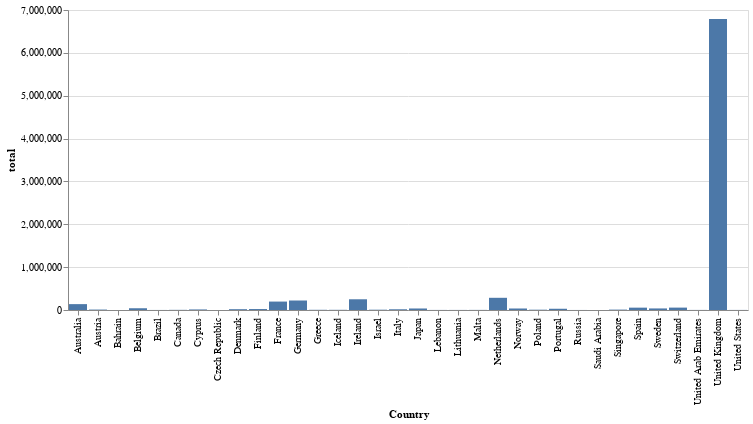

The notebook cell saved with this chart:
### Markdown cell above
## Funciones específicas

La función `st.write` es mágica, en el sentido de que renderiza lo que sea que le pasemos (texto, dataframes, e incluso plots como podemos ver a continuación!

### Code cell
import altair as alt

df_plot = (
    df
    .assign(
        total=lambda df: df.Quantity * df.UnitPrice
    )
    .groupby("Country")
    .agg({
        "total": "sum"
    })
    .reset_index()
)

alt.Chart(df_plot).mark_bar().encode(x="Country", y="total")

### Figure 1 — Vega-Lite specification as saved in the notebook (floating-point values rounded to 4 significant figures)
{"config": {"view": {"continuousWidth": 400, "continuousHeight": 300}}, "data": {"name": "data-075c4354f230baf6ecbce9e8fdbdf84c"}, "mark": "bar", "encoding": {"x": {"field": "Country", "type": "nominal"}, "y": {"field": "total", "type": "quantitative"}}, "$schema": "https://vega.github.io/schema/vega-lite/v4.17.0.json", "datasets": {"data-075c4354f230baf6ecbce9e8fdbdf84c": [{"Country": "Australia", "total": 137100.0}, {"Country": "Austria", "total": 10150.0}, {"Country": "Bahrain", "total": 548.4}, {"Country": "Belgium", "total": 40910.0}, {"Country": "Brazil", "total": 1144.0}, {"Country": "Canada", "total": 3666.0}, {"Country": "Cyprus", "total": 12950.0}, {"Country": "Czech Republic", "total": 707.7}, {"Country": "Denmark", "total": 18770.0}, {"Country": "Finland", "total": 22330.0}, {"Country": "France", "total": 196700.0}, {"Country": "Germany", "total": 221700.0}, {"Country": "Greece", "total": 4711.0}, {"Country": "Iceland", "total": 4310.0}, {"Country": "Ireland", "total": 250300.0}, {"Country": "Israel", "total": 6994.0}, {"Country": "Italy", "total": 16890.0}, {"Country": "Japan", "total": 35340.0}, {"Country": "Lebanon", "total": 1694.0}, {"Country": "Lithuania", "total": 1661.0}, {"Country": "Malta", "total": 2505.0}, {"Country": "Netherlands", "total": 284700.0}, {"Country": "Norway", "total": 35160.0}, {"Country": "Poland", "total": 7213.0}, {"Country": "Portugal", "total": 29060.0}, {"Country": "Russia", "total": 1002.0}, {"Country": "Saudi Arabia", "total": 131.2}, {"Country": "Singapore", "total": 9120.0}, {"Country": "Spain", "total": 54770.0}, {"Country": "Sweden", "total": 36600.0}, {"Country": "Switzerland", "total": 55740.0}, {"Country": "United Arab Emirates", "total": 1902.0}, {"Country": "United Kingdom", "total": 6788000.0}, {"Country": "United States", "total": 1731.0}]}}
